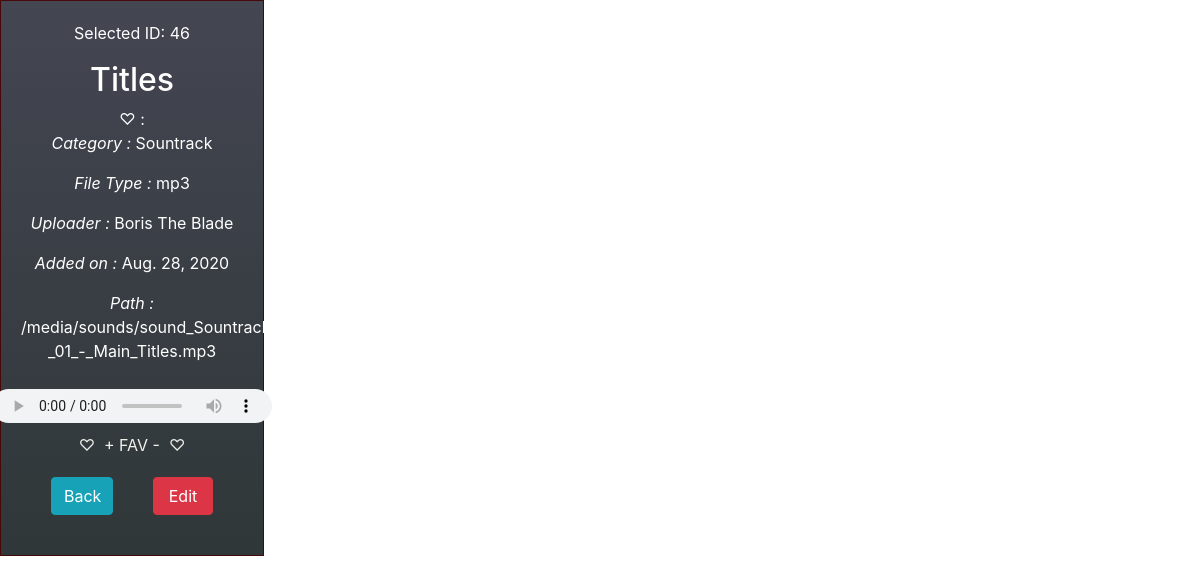
The page /sounds/46/details (signed in) on the database its author committed.
### upload/models.py (models this page shows, shortened)
class Sound(models.Model):
    title = models.CharField(max_length=255)
    category = models.ForeignKey(Category, on_delete=models.CASCADE)
    created_at = models.DateField(auto_now_add=True)
    created_by = models.ForeignKey(User, related_name="sounds_created",on_delete=models.CASCADE,)
    def get_upload_path(instance, filename): #creates a dynamic file path
        extension = filename.split('.')[-1]
        new_filename = filename
        return '/'.join(["_"+ instance.created_by.first_name, new_filename])
    soundfile = models.FileField(upload_to  = get_upload_path, #should change soundfile to upload (more general)
    storage = CustomStorage(),#added so Django doesn do its _name (the get_valid_filename) thing new custom class Storage overrides this
    null=True, blank=True, verbose_name = "")
    fans = models.ManyToManyField(User, related_name='faves')
    def extension(self): #gets the extension
        title, extension = os.path.splitext(self.soundfile.name)
        return extension.replace(".","")
    objects = SoundManager() #added
    def __str__(self):
        return str(self.soundfile.name) #was am jor bug 8.25.2020

class Category(models.Model):
    title = models.CharField(max_length=55)
    slug = models.SlugField(max_length=128)
    objects = CatManager() #added
    def __str__(self):
        return self.title

### login_app/models.py (models this page shows)
class User(models.Model):
    first_name = models.CharField(max_length=255)
    last_name = models.CharField(max_length=255)
    email = models.EmailField(max_length=254)
    password = models.CharField(max_length=254)
    updated_at = models.DateTimeField(auto_now=True)
    created_at = models.DateTimeField(auto_now_add=True)
    objects = UserManager() #added

### upload/views.py (the view)
# urls.py: path('sounds/<int:id>/details', views.details),
def details(request, id):
    logged_user = User.objects.get(id=request.session['logged_user'])
    the_sound = Sound.objects.get(id=id)
    soundfile = the_sound
    print(the_sound.__dict__)
    print(the_sound.fans)
    print("The file is",the_sound)
    context = {
        'sound':the_sound,
        'soundfile': soundfile,
        'logged_user':logged_user,
    }
    return render(request, 'details.html', context)

### upload/templates/details.html (shortened to what this page needs)
{% extends 'sounds.html'%}
{% block content %}
{% load static %}
<div class="partition">
    <p>Selected ID: {{sound.id}}</p>
    <h2>{{sound.title}}</h2>
    ♡ :
    <p><em>Category :</em> {{sound.category}}</p>
    <p><em>File Type :</em> {{sound.extension.lower}}</p>
    <p><em>Uploader :</em> {{sound.created_by.first_name}}</p>
    <p><em>Added on :</em> {{sound.created_at}}</p>
    <p><em>Path : </em>{{ MEDIA_URL }}{{sound}}</p>
    <audio controls class='player'>
        <source src='{{ MEDIA_URL }}{{ sound }}' type='audio/ogg'>
        <source src='{{ MEDIA_URL }}{{ sound }}' type='audio/mpeg'>
    </audio>
    <a class="flashy" href="/sounds/{{sound.id}}/fav">♡&nbsp;&nbsp;+ FAV -&nbsp;&nbsp;♡</a>
    <div class="form-line">
        <a class="btn btn-info normal_butt" href="/home">Back</a>
        <a class="btn btn-danger normal_butt" href="/sounds/{{sound.id}}/entry_edit">Edit</a>
    </div>
</div>
{% endblock%}

### upload/static/css/style.css (style rules this page uses)
.partition { border: 1px solid rgb(71, 8, 8); max-width: 22%; text-align: center; padding: .5em; margin: 0px; background: -webkit-linear-gradient(bottom, #2f3738, #444652); display: flex; flex-direction: column; padding:20px; color:white; }
.form-line { display: flex; justify-content: space-between; margin:10px; }
.normal_butt { min-width:60px; max-width:80px; margin:10px 20px 10px 20px; display:flex; justify-content: space-between; }
.player { padding: 10px; align-self: center; }
.flashy { color:rgb(240, 240, 233); }

### rows shown on the page
Sound: id "46", title "Titles", category "Sountrack", extension "mp3", created_by.first_name "Boris The Blade", created_at "Aug. 28, 2020", soundfile "sound_Sountrack/Evil_Under_the_Sun_1982_Cole_Porter_-_01_-_Main_Titles.mp3"

### other values the page prints
{{ MEDIA_URL }} "/media/sounds/"
